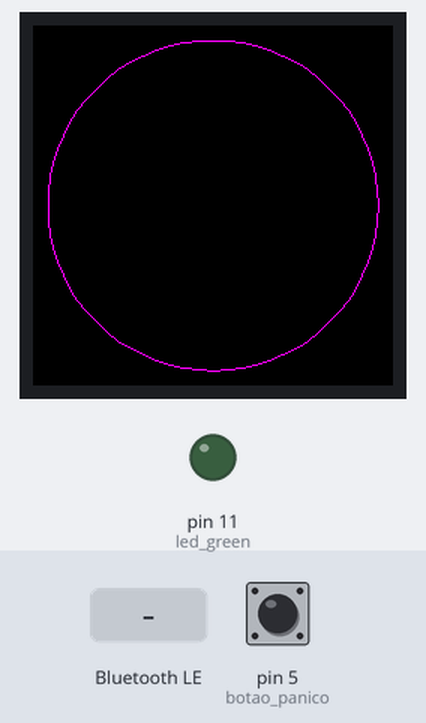
Bench run of a program on a simulated MicroPython board. On the bench: 240×240 colour display, output pins drawn as LEDs (lit = HIGH). The inputs (shaded band) are chosen by the test bench; at power-on: pin 5 (botao_panico) HIGH. Nothing arrives over Bluetooth unless stated; library files of the repository ran but are not shown: gc9a01.py; pins used as bus, display or sensor lines are not drawn; what the program prints to the serial console is not drawn.

Above: at 1.0 s.
At 2.3 s:
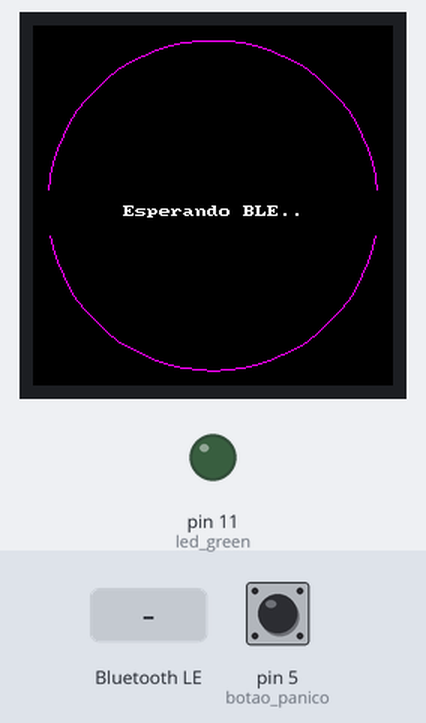
2.4 s: "1" written over Bluetooth
At 3.4 s:
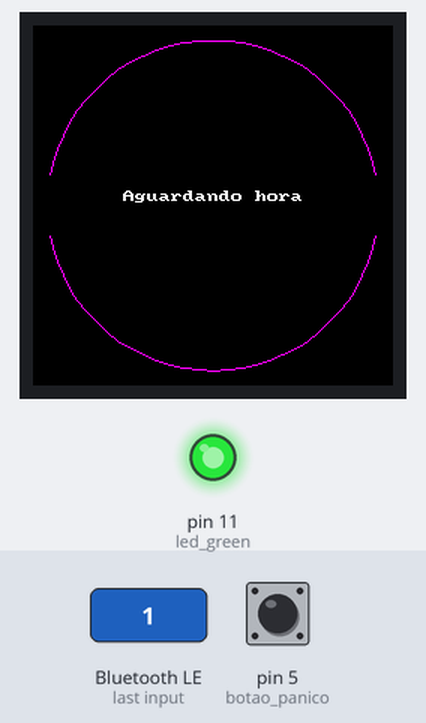
3.9 s: pin 5 (botao_panico) pulled LOW for 1 s
Timing chart, 0 to 6.9 s (numbered marks = the images above; inputs shaded):
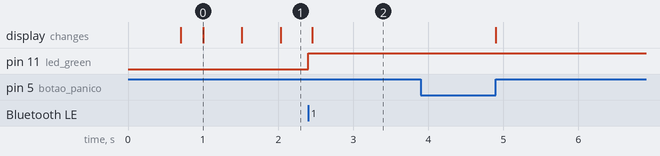

The program:

main.py
```python
from machine import Pin, SPI, RTC
import utime
from gc9a01 import GC9A01
import vga1_8x8 as font
import ubluetooth
import math

# --- Inicializa SPI e pinos ---
spi = SPI(0, baudrate=40000000, polarity=1, phase=1, sck=Pin(18), mosi=Pin(19))
dc = Pin(8, Pin.OUT)
cs = Pin(9, Pin.OUT)
rst = Pin(4, Pin.OUT)

# --- Inicializa display ---
oled = GC9A01(spi=spi, dc=dc, cs=cs, reset=rst)
oled.fill(0x0000)

# --- Desenha borda ---
BORD_COLOR = 0xF81F  # magenta
CENTER_X = 120
CENTER_Y = 120
RADIUS = (240 // 2) - 10

def desenhar_borda():
    passo_angulo = 5
    pontos = []
    for ang in range(0, 361, passo_angulo):
        rad = math.radians(ang)
        x = int(CENTER_X + RADIUS * math.cos(rad))
        y = int(CENTER_Y + RADIUS * math.sin(rad))
        pontos.append((x, y))
    for i in range(len(pontos)-1):
        x1, y1 = pontos[i]
        x2, y2 = pontos[i+1]
        oled.line(x1, y1, x2, y2, BORD_COLOR)

desenhar_borda()

led_green = Pin(11, Pin.OUT)
botao_panico = Pin(5, Pin.IN, Pin.PULL_UP)

rtc = RTC()
relogio_ativo = False

ultima_mensagem = 0
tempo_ultimo = utime.ticks_ms()
pontos = 1

# === UUIDs BLE ===
_SERVICE_UUID = ubluetooth.UUID(0x181A)
_CHAR_UUID = ubluetooth.UUID(0x2A6E)

_FLAG_READ = ubluetooth.FLAG_READ
_FLAG_NOTIFY = ubluetooth.FLAG_NOTIFY
_FLAG_WRITE = ubluetooth.FLAG_WRITE

class BLEConexao:
    def __init__(self):
        self.ble = ubluetooth.BLE()
        self.ble.active(True)
        self.ble.config(gap_name="Relogio_Maria")
        self.conectado = False
        self.ble.irq(self._irq)
        self._connections = set()

        self._service = (
            _SERVICE_UUID,
            (
                (_CHAR_UUID, _FLAG_READ | _FLAG_NOTIFY | _FLAG_WRITE),
            ),
        )

        ((self._char_handle,),) = self.ble.gatts_register_services((self._service,))
        self._payload = self._advertise_payload(name="Relogio_Maria", services=[_SERVICE_UUID])
        self.advertise()

    def _irq(self, event, data):
        global relogio_ativo

        if event == 1:
            conn_handle, _, _ = data
            self._connections.add(conn_handle)
            self.conectado = True
            led_green.value(1)

        elif event == 2:
            conn_handle, _, _ = data
            self._connections.discard(conn_handle)
            self.conectado = False
            led_green.value(0)
            self.advertise()

        elif event == 3:
            conn_handle, attr_handle = data
            if attr_handle == self._char_handle:
                valor = self.ble.gatts_read(self._char_handle).decode().strip()
                print("Recebido:", valor)
                try:
                    partes = valor.split(":")
                    horas = int(partes[0])
                    minutos = int(partes[1])
                    segundos = int(partes[2])
                    rtc.datetime((2025, 1, 1, 0, horas, minutos, segundos, 0))
                    relogio_ativo = True
                    print(f"Hora definida: {horas:02d}:{minutos:02d}:{segundos:02d}")
                except Exception as e:
                    print("Erro ao interpretar hora:", e)

    def advertise(self):
        self.ble.gap_advertise(0)
        utime.sleep_ms(100)
        print("Payload:", [hex(b) for b in self._payload])
        self.ble.gap_advertise(100_000, self._payload)

    def _advertise_payload(self, name=None, services=None):
        payload = bytearray()
        if name:
            name_bytes = name.encode()
            payload += bytes((len(name_bytes) + 1, 0x09)) + name_bytes
        if services:
            for uuid in services:
                b = bytes(uuid)
                payload += bytes((len(b) + 1, 0x03)) + b
        return payload

    def enviar_mensagem(self, mensagem):
        for conn_handle in self._connections:
            self.ble.gatts_notify(conn_handle, self._char_handle, mensagem.encode())

# === Inicializa BLE ===
ble = BLEConexao()

# === Loop principal ===
while True:
    agora = utime.ticks_ms()

    if not ble.conectado:
        if utime.ticks_diff(agora, tempo_ultimo) >= 500:
            texto = "Esperando BLE" + "." * pontos
            x = (240 - len(texto) * 8) // 2
            oled.fill_rect(0, 110, 240, 30, 0x0000)
            oled.text(font, texto, x, 120, 0xFFFF, 0x0000)
            pontos = pontos + 1 if pontos < 3 else 1
            tempo_ultimo = agora

    else:
        if relogio_ativo:
            _, _, _, _, horas, minutos, segundos, _ = rtc.datetime()
            texto1 = "Hora atual"
            x1 = (240 - len(texto1) * 8) // 2
            oled.fill_rect(0, 100, 240, 30, 0x0000)
            oled.text(font, texto1, x1, 110, 0xFFFF, 0x0000)

            hora_formatada = "{:02d}:{:02d}:{:02d}".format(horas, minutos, segundos)
            x2 = (240 - len(hora_formatada) * 8) // 2
            oled.text(font, hora_formatada, x2, 120, 0xFFFF, 0x0000)

        else:
            texto2 = "Aguardando hora"
            x3 = (240 - len(texto2) * 8) // 2
            oled.fill_rect(0, 100, 240, 30, 0x0000)
            oled.text(font, texto2, x3, 110, 0xFFFF, 0x0000)

        if botao_panico.value() == 0 and utime.ticks_diff(agora, ultima_mensagem) > 3000:
            print("Botao do panico pressionado!")
            ble.enviar_mensagem("ALERTA")
            ultima_mensagem = agora

    utime.sleep_ms(100)
```

vga1_8x8.py
```python
"""converted from vga_8x8.bin """
WIDTH = 8
HEIGHT = 8
FIRST = 0x20
LAST = 0x7f
_FONT =\
b'\x00\x00\x00\x00\x00\x00\x00\x00'\
b'\x18\x3c\x3c\x18\x18\x00\x18\x00'\
b'\x66\x66\x24\x00\x00\x00\x00\x00'\
b'\x6c\x6c\xfe\x6c\xfe\x6c\x6c\x00'\
b'\x18\x3e\x60\x3c\x06\x7c\x18\x00'\
b'\x00\xc6\xcc\x18\x30\x66\xc6\x00'\
b'\x38\x6c\x38\x76\xdc\xcc\x76\x00'\
b'\x18\x18\x30\x00\x00\x00\x00\x00'\
b'\x0c\x18\x30\x30\x30\x18\x0c\x00'\
b'\x30\x18\x0c\x0c\x0c\x18\x30\x00'\
b'\x00\x66\x3c\xff\x3c\x66\x00\x00'\
b'\x00\x18\x18\x7e\x18\x18\x00\x00'\
b'\x00\x00\x00\x00\x00\x18\x18\x30'\
b'\x00\x00\x00\x7e\x00\x00\x00\x00'\
b'\x00\x00\x00\x00\x00\x18\x18\x00'\
b'\x06\x0c\x18\x30\x60\xc0\x80\x00'\
b'\x38\x6c\xc6\xd6\xc6\x6c\x38\x00'\
b'\x18\x38\x18\x18\x18\x18\x7e\x00'\
b'\x7c\xc6\x06\x1c\x30\x66\xfe\x00'\
b'\x7c\xc6\x06\x3c\x06\xc6\x7c\x00'\
b'\x1c\x3c\x6c\xcc\xfe\x0c\x1e\x00'\
b'\xfe\xc0\xc0\xfc\x06\xc6\x7c\x00'\
b'\x38\x60\xc0\xfc\xc6\xc6\x7c\x00'\
b'\xfe\xc6\x0c\x18\x30\x30\x30\x00'\
b'\x7c\xc6\xc6\x7c\xc6\xc6\x7c\x00'\
b'\x7c\xc6\xc6\x7e\x06\x0c\x78\x00'\
b'\x00\x18\x18\x00\x00\x18\x18\x00'\
b'\x00\x18\x18\x00\x00\x18\x18\x30'\
b'\x06\x0c\x18\x30\x18\x0c\x06\x00'\
b'\x00\x00\x7e\x00\x00\x7e\x00\x00'\
b'\x60\x30\x18\x0c\x18\x30\x60\x00'\
b'\x7c\xc6\x0c\x18\x18\x00\x18\x00'\
b'\x7c\xc6\xde\xde\xde\xc0\x78\x00'\
b'\x38\x6c\xc6\xfe\xc6\xc6\xc6\x00'\
b'\xfc\x66\x66\x7c\x66\x66\xfc\x00'\
b'\x3c\x66\xc0\xc0\xc0\x66\x3c\x00'\
b'\xf8\x6c\x66\x66\x66\x6c\xf8\x00'\
b'\xfe\x62\x68\x78\x68\x62\xfe\x00'\
b'\xfe\x62\x68\x78\x68\x60\xf0\x00'\
b'\x3c\x66\xc0\xc0\xce\x66\x3a\x00'\
b'\xc6\xc6\xc6\xfe\xc6\xc6\xc6\x00'\
b'\x3c\x18\x18\x18\x18\x18\x3c\x00'\
b'\x1e\x0c\x0c\x0c\xcc\xcc\x78\x00'\
b'\xe6\x66\x6c\x78\x6c\x66\xe6\x00'\
b'\xf0\x60\x60\x60\x62\x66\xfe\x00'\
b'\xc6\xee\xfe\xfe\xd6\xc6\xc6\x00'\
b'\xc6\xe6\xf6\xde\xce\xc6\xc6\x00'\
b'\x7c\xc6\xc6\xc6\xc6\xc6\x7c\x00'\
b'\xfc\x66\x66\x7c\x60\x60\xf0\x00'\
b'\x7c\xc6\xc6\xc6\xc6\xce\x7c\x0e'\
b'\xfc\x66\x66\x7c\x6c\x66\xe6\x00'\
b'\x3c\x66\x30\x18\x0c\x66\x3c\x00'\
b'\x7e\x7e\x5a\x18\x18\x18\x3c\x00'\
b'\xc6\xc6\xc6\xc6\xc6\xc6\x7c\x00'\
b'\xc6\xc6\xc6\xc6\xc6\x6c\x38\x00'\
b'\xc6\xc6\xc6\xd6\xd6\xfe\x6c\x00'\
b'\xc6\xc6\x6c\x38\x6c\xc6\xc6\x00'\
b'\x66\x66\x66\x3c\x18\x18\x3c\x00'\
b'\xfe\xc6\x8c\x18\x32\x66\xfe\x00'\
b'\x3c\x30\x30\x30\x30\x30\x3c\x00'\
b'\xc0\x60\x30\x18\x0c\x06\x02\x00'\
b'\x3c\x0c\x0c\x0c\x0c\x0c\x3c\x00'\
b'\x10\x38\x6c\xc6\x00\x00\x00\x00'\
b'\x00\x00\x00\x00\x00\x00\x00\xff'\
b'\x30\x18\x0c\x00\x00\x00\x00\x00'\
b'\x00\x00\x78\x0c\x7c\xcc\x76\x00'\
b'\xe0\x60\x7c\x66\x66\x66\xdc\x00'\
b'\x00\x00\x7c\xc6\xc0\xc6\x7c\x00'\
b'\x1c\x0c\x7c\xcc\xcc\xcc\x76\x00'\
b'\x00\x00\x7c\xc6\xfe\xc0\x7c\x00'\
b'\x3c\x66\x60\xf8\x60\x60\xf0\x00'\
b'\x00\x00\x76\xcc\xcc\x7c\x0c\xf8'\
b'\xe0\x60\x6c\x76\x66\x66\xe6\x00'\
b'\x18\x00\x38\x18\x18\x18\x3c\x00'\
b'\x06\x00\x06\x06\x06\x66\x66\x3c'\
b'\xe0\x60\x66\x6c\x78\x6c\xe6\x00'\
b'\x38\x18\x18\x18\x18\x18\x3c\x00'\
b'\x00\x00\xec\xfe\xd6\xd6\xd6\x00'\
b'\x00\x00\xdc\x66\x66\x66\x66\x00'\
b'\x00\x00\x7c\xc6\xc6\xc6\x7c\x00'\
b'\x00\x00\xdc\x66\x66\x7c\x60\xf0'\
b'\x00\x00\x76\xcc\xcc\x7c\x0c\x1e'\
b'\x00\x00\xdc\x76\x60\x60\xf0\x00'\
b'\x00\x00\x7e\xc0\x7c\x06\xfc\x00'\
b'\x30\x30\xfc\x30\x30\x36\x1c\x00'\
b'\x00\x00\xcc\xcc\xcc\xcc\x76\x00'\
b'\x00\x00\xc6\xc6\xc6\x6c\x38\x00'\
b'\x00\x00\xc6\xd6\xd6\xfe\x6c\x00'\
b'\x00\x00\xc6\x6c\x38\x6c\xc6\x00'\
b'\x00\x00\xc6\xc6\xc6\x7e\x06\xfc'\
b'\x00\x00\x7e\x4c\x18\x32\x7e\x00'\
b'\x0e\x18\x18\x70\x18\x18\x0e\x00'\
b'\x18\x18\x18\x18\x18\x18\x18\x00'\
b'\x70\x18\x18\x0e\x18\x18\x70\x00'\
b'\x76\xdc\x00\x00\x00\x00\x00\x00'\
b'\x00\x10\x38\x6c\xc6\xc6\xfe\x00'\

FONT = memoryview(_FONT)
```

Measured:
- after the input at 2.4 s, pin 11 (led_green): LOW → HIGH at once
- what the display in image 0 shows lasts 0.5 s, from 1.0 s to 1.5 s
